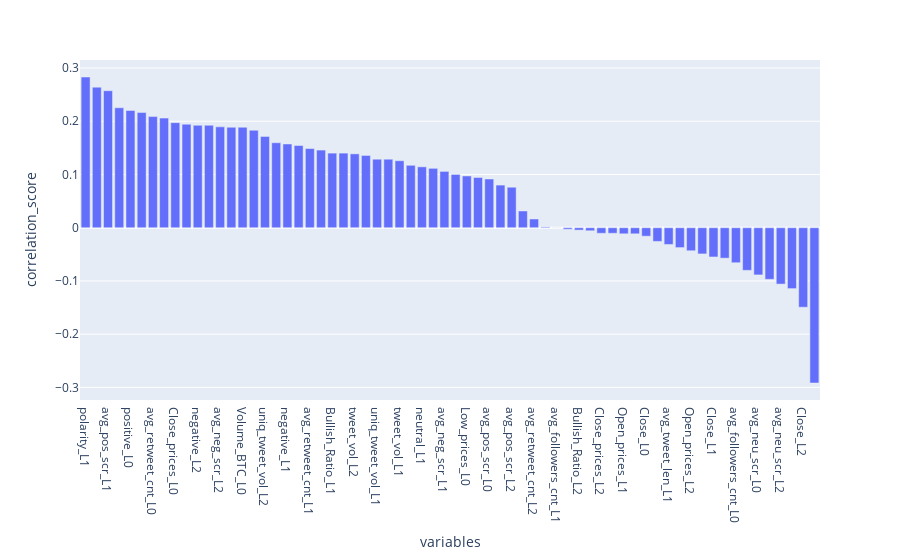

Notebook code cell kept with this figure:
### Code cell
import plotly.express as px
fig = px.bar(df, x='variables', y='correlation_score')
fig.show()

### Figure 1 — Plotly figure (JSON) as saved in the notebook; plotly's stock layout.template omitted (floating-point values rounded to 4 significant figures)
{"data": [{"alignmentgroup": "True", "hovertemplate": "variables=%{x}<br>correlation_score=%{y}<extra></extra>", "legendgroup": "", "marker": {"color": "#636efa"}, "name": "", "offsetgroup": "", "orientation": "v", "showlegend": false, "textposition": "auto", "type": "bar", "x": ["polarity_L1", "Volume_BTC_L2", "avg_pos_scr_L1", "avg_like_cnt_L2", "positive_L0", "polarity_L2", "avg_retweet_cnt_L0", "positive_L1", "Close_prices_L0", "Volume_BTC_L1", "negative_L2", "avg_followers_cnt_L2", "avg_neg_scr_L2", "avg_cmp_scr_L1", "Volume_BTC_L0", "tweet_vol_L0", "uniq_tweet_vol_L2", "positive_L2", "negative_L1", "avg_like_cnt_L0", "avg_retweet_cnt_L1", "neutral_L0", "Bullish_Ratio_L1", "uniq_tweet_vol_L0", "tweet_vol_L2", "neutral_L2", "uniq_tweet_vol_L1", "Bullish_Ratio_L0", "tweet_vol_L1", "avg_cmp_scr_L0", "neutral_L1", "High_prices_L0", "avg_neg_scr_L1", "negative_L0", "Low_prices_L0", "avg_like_cnt_L1", "avg_pos_scr_L0", "polarity_L0", "avg_pos_scr_L2", "avg_neg_scr_L0", "avg_retweet_cnt_L2", "Negative_share_L2", "avg_followers_cnt_L1", "Close_prices_L1", "Bullish_Ratio_L2", "Open_prices_L0", "Close_prices_L2", "High_prices_L2", "Open_prices_L1", "Low_prices_L1", "Close_L0", "High_prices_L1", "avg_tweet_len_L1", "Low_prices_L2", "Open_prices_L2", "avg_cmp_scr_L2", "Close_L1", "avg_tweet_len_L0", "avg_followers_cnt_L0", "Negative_share_L1", "avg_neu_scr_L0", "avg_tweet_len_L2", "avg_neu_scr_L2", "Negative_share_L0", "Close_L2", "avg_neu_scr_L1"], "xaxis": "x", "y": [0.2831, 0.264, 0.2574, 0.2253, 0.2202, 0.2163, 0.2088, 0.2059, 0.1973, 0.1945, 0.1924, 0.1924, 0.1895, 0.1888, 0.1888, 0.183, 0.1716, 0.1596, 0.1573, 0.1544, 0.1487, 0.1459, 0.1401, 0.1401, 0.1387, 0.1358, 0.1287, 0.1287, 0.1258, 0.1173, 0.1144, 0.1115, 0.1058, 0.1001, 0.09724, 0.09438, 0.09152, 0.08008, 0.07608, 0.03146, 0.01641, 0.001492, 0, -0.00286, -0.004475, -0.00572, -0.01044, -0.01044, -0.01144, -0.01144, -0.01592, -0.02574, -0.03146, -0.03729, -0.04326, -0.04923, -0.05495, -0.0572, -0.06578, -0.08008, -0.08866, -0.09697, -0.1059, -0.1144, -0.1494, -0.2917], "yaxis": "y"}], "layout": {"barmode": "relative", "legend": {"tracegroupgap": 0}, "margin": {"t": 60}, "xaxis": {"anchor": "y", "domain": [0, 1], "title": {"text": "variables"}}, "yaxis": {"anchor": "x", "domain": [0, 1], "title": {"text": "correlation_score"}}}}
